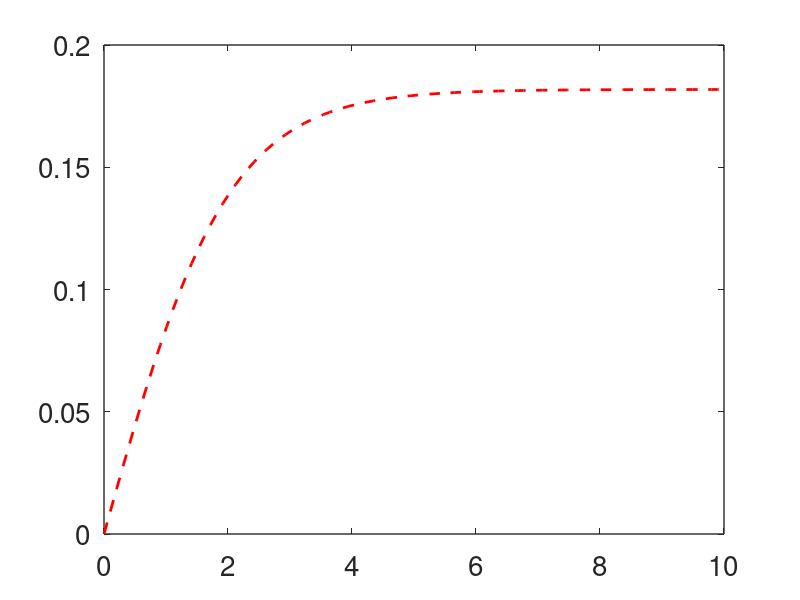

Write the MATLAB code that produced this figure. (Note: this script raises an error after producing the figure.)

%  -------------------------------------------------------------------
%
%   Motor pulling a cargo.
%
%   For Chapter 15, Section 15.10.2 of
%   Keener and Sneyd, Mathematical Physiology, 3rd Edition, Springer.
%
%   Written by James Keener and James Sneyd.
%
%  -------------------------------------------------------------------

function motor
clear all
close all
clc

set(0,                           ...
   'defaultaxesfontsize', 20,   ...
   'defaultaxeslinewidth', 1.0, ...
   'defaultlinelinewidth', 2.0,...
   'defaultlinemarkersize',12);

w0 = linspace(0,10,100);
D1 = 1;
Dc_over_D1 = 0.1/(1+0.1);
v1 = 2*Dc_over_D1*(exp(w0)-1)./(exp(w0)+1);

plot(w0,v1,'--r')
hold on

f = @(w0,v) getf(w0,v);
fcontour(f, [0 10 0 0.4],'-b','LevelList',[0],'LineWidth',2);

xlabel('\omega_0')
ylabel('v\delta/D_1')
text(5,.16,'hard spring')
text(5,.33,'soft spring')

end % of main

%%
function out = getf(w0,v)
    wl = 10*v;
    out = v - wl.^2.*(1 - exp(w0-wl))./( (exp(w0)-1).*(exp(-wl)-1) + wl.*(exp(w0-wl)-1) );
end
